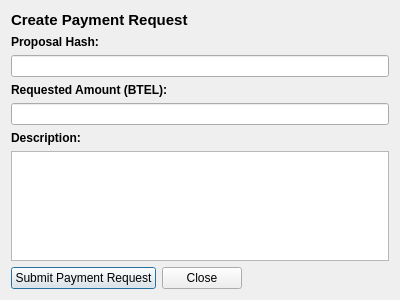
<?xml version="1.0" encoding="UTF-8"?>
<ui version="4.0">
 <class>CommunityFundCreatePaymentRequestDialog</class>
 <widget class="QDialog" name="CommunityFundCreatePaymentRequestDialog">
  <property name="geometry">
   <rect>
    <x>0</x>
    <y>0</y>
    <width>400</width>
    <height>300</height>
   </rect>
  </property>
  <property name="windowTitle">
   <string>Create Payment Request</string>
  </property>
  <layout class="QVBoxLayout" name="verticalLayout_2">
   <item>
    <widget class="QLabel" name="labelCreatePaymentRequestTitle">
     <property name="sizePolicy">
      <sizepolicy hsizetype="Preferred" vsizetype="Minimum">
       <horstretch>0</horstretch>
       <verstretch>0</verstretch>
      </sizepolicy>
     </property>
     <property name="font">
      <font>
       <pointsize>11</pointsize>
       <weight>75</weight>
       <bold>true</bold>
      </font>
     </property>
     <property name="text">
      <string>Create Payment Request</string>
     </property>
    </widget>
   </item>
   <item>
    <layout class="QVBoxLayout" name="verticalLayoutCreatePaymentRequest">
     <item>
      <widget class="QLabel" name="labelProposalHashTitle">
       <property name="sizePolicy">
        <sizepolicy hsizetype="Preferred" vsizetype="Minimum">
         <horstretch>0</horstretch>
         <verstretch>0</verstretch>
        </sizepolicy>
       </property>
       <property name="font">
        <font>
         <weight>75</weight>
         <bold>true</bold>
        </font>
       </property>
       <property name="text">
        <string>Proposal Hash:</string>
       </property>
      </widget>
     </item>
     <item>
      <widget class="QValidatedLineEdit" name="lineEditProposalHash"/>
     </item>
     <item>
      <widget class="QLabel" name="labelRequestedAmountTitle">
       <property name="font">
        <font>
         <weight>75</weight>
         <bold>true</bold>
        </font>
       </property>
       <property name="text">
        <string>Requested Amount (BTEL):</string>
       </property>
      </widget>
     </item>
     <item>
      <widget class="BethelAmountField" name="lineEditRequestedAmount"/>
     </item>
     <item>
      <widget class="QLabel" name="labelDescriptionTitle">
       <property name="font">
        <font>
         <weight>75</weight>
         <bold>true</bold>
        </font>
       </property>
       <property name="text">
        <string>Description:</string>
       </property>
      </widget>
     </item>
     <item>
      <widget class="QValidatedPlainTextEdit" name="plainTextEditDescription">
       <property name="plainText">
        <string/>
       </property>
       <property name="overwriteMode">
        <bool>false</bool>
       </property>
      </widget>
     </item>
     <item>
      <layout class="QHBoxLayout" name="horizontalLayoutSubmitPaymentRequest">
       <property name="topMargin">
        <number>0</number>
       </property>
       <item>
        <widget class="QPushButton" name="pushButtonSubmitPaymentRequest">
         <property name="text">
          <string>Submit Payment Request</string>
         </property>
        </widget>
       </item>
       <item>
        <widget class="QPushButton" name="pushButtonClose">
         <property name="text">
          <string>Close</string>
         </property>
        </widget>
       </item>
       <item>
        <spacer name="horizontalSpacerButton">
         <property name="orientation">
          <enum>Qt::Horizontal</enum>
         </property>
         <property name="sizeHint" stdset="0">
          <size>
           <width>40</width>
           <height>20</height>
          </size>
         </property>
        </spacer>
       </item>
      </layout>
     </item>
    </layout>
   </item>
  </layout>
 </widget>
 <customwidgets>
  <customwidget>
   <class>BethelAmountField</class>
   <extends>QLineEdit</extends>
   <header>bethelamountfield.h</header>
   <container>1</container>
  </customwidget>
  <customwidget>
   <class>QValidatedLineEdit</class>
   <extends>QLineEdit</extends>
   <header>qvalidatedlineedit.h</header>
  </customwidget>
  <customwidget>
   <class>QValidatedPlainTextEdit</class>
   <extends>QPlainTextEdit</extends>
   <header>qvalidatedplaintextedit.h</header>
  </customwidget>
 </customwidgets>
 <resources/>
 <connections/>
</ui>
